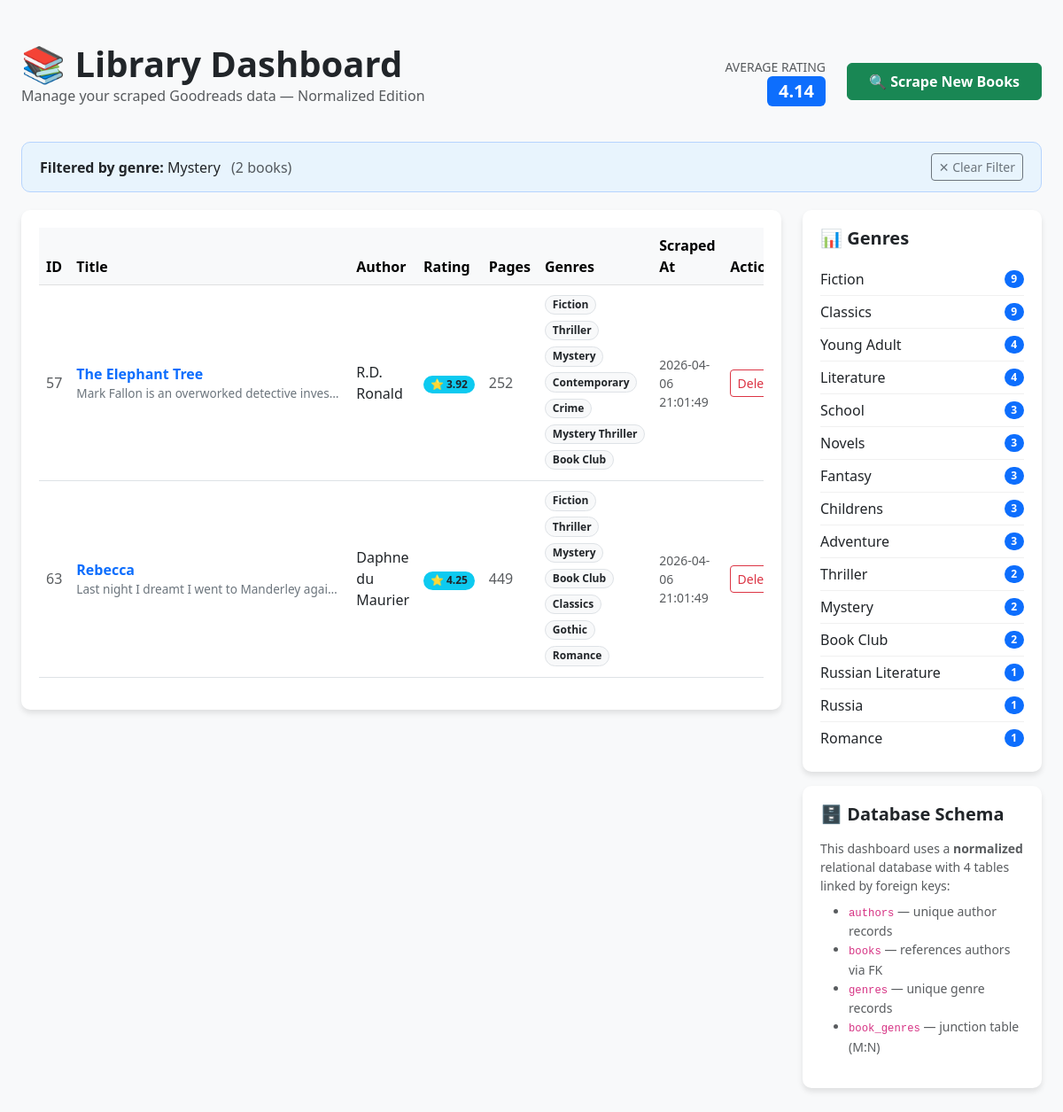
The app's page /genre/Mystery with its own data.
### tables this page shows
CREATE TABLE genres (
            id INTEGER PRIMARY KEY AUTOINCREMENT,
            name TEXT NOT NULL UNIQUE
        );

CREATE TABLE books (
            id INTEGER PRIMARY KEY AUTOINCREMENT,
            title TEXT NOT NULL,
            
            author_id INTEGER NOT NULL,
            -- Instead of storing "Matt Haig" here, we store the NUMBER
            -- that represents Matt Haig in the authors table (e.g., 7).
            -- This is the core idea of normalization.
            
            rating TEXT,
            description TEXT DEFAULT '',
            page_count INTEGER,
            url TEXT UNIQUE,
            scraped_at TIMESTAMP DEFAULT CURRENT_TIMESTAMP,
            
            FOREIGN KEY (author_id) REFERENCES authors(id)
            -- This constraint tells SQLite: "author_id must be a valid
            -- id from the authors table. Don't let me insert garbage."
        );

CREATE TABLE authors (
            id INTEGER PRIMARY KEY AUTOINCREMENT,
            name TEXT NOT NULL UNIQUE
            -- UNIQUE: "Matt Haig" can only appear once in this table.
            -- If we try to INSERT a duplicate, SQLite will reject it
            -- (or we can use INSERT OR IGNORE to silently skip it).
        );

### app.py (the view)
@app.route('/genre/<genre_name>')
def books_by_genre(genre_name):
    books = get_books_by_genre(genre_name)
    avg_rating = get_average_rating()
    genre_stats = get_genre_stats()
    return render_template(
        'index.html',
        books=books,
        avg_rating=avg_rating,
        genre_stats=genre_stats,
        filter_type='genre',
        filter_value=genre_name
    )

### db.py (called while the page is built)
def get_genre_stats(db_name=DB_NAME):
    conn = sqlite3.connect(db_name)
    cursor = conn.cursor()
    cursor.execute('''
        SELECT g.name, COUNT(*) as book_count
        FROM genres g
        JOIN book_genres bg ON g.id = bg.genre_id
        GROUP BY g.name
        ORDER BY book_count DESC
    ''')
    stats = cursor.fetchall()
    conn.close()
    return stats

def get_average_rating(db_name=DB_NAME):
    conn = sqlite3.connect(db_name)
    cursor = conn.cursor()
    cursor.execute(
        'SELECT AVG(CAST(rating AS FLOAT)) FROM books WHERE rating != "N/A"'
    )
    result = cursor.fetchone()
    conn.close()
    return result[0] if result[0] else 0

### templates/index.html (shortened to what this page needs)
<!DOCTYPE html>
<html lang="en">
<head>
    <link href="https://cdn.jsdelivr.net/npm/bootstrap@5.3.0/dist/css/bootstrap.min.css" rel="stylesheet">
</head>
<body>
    <div class="container-fluid py-5 px-4">
        <div class="d-flex justify-content-between align-items-center mb-4">
            <div>
                <h1 class="fw-bold text-dark m-0">📚 Library Dashboard</h1>
                <p class="text-muted">Manage your scraped Goodreads data — Normalized Edition</p>
            </div>
            <div class="d-flex align-items-center">
                <div class="me-4 text-end">
                    <span class="text-muted small d-block">AVERAGE RATING</span>
                    <span class="badge bg-primary fs-5">{{ "%.2f"|format(avg_rating) }}</span>
                </div>
                <form action="{{ url_for('run_scraper') }}" method="POST">
                    <button type="submit" class="btn btn-success px-4 py-2 fw-bold">
                        🔍 Scrape New Books
                    </button>
                </form>
            </div>
        </div>
        {% if filter_type %}
        <div class="active-filter d-flex justify-content-between align-items-center">
            <div>
                <strong>Filtered by {{ filter_type }}:</strong> {{ filter_value }}
                <span class="text-muted ms-2">({{ books|length }} books)</span>
            </div>
            <a href="{{ url_for('index') }}" class="btn btn-outline-secondary btn-sm">✕ Clear Filter</a>
        </div>
        {% endif %}
        <div class="row">
            <div class="col-lg-9">
                <div class="table-container">
                    {% if books %}
                    <div class="table-responsive">
                        <table class="table table-hover align-middle">
                            <thead class="table-light">
                                <tr>
                                    <th style="width: 5%">ID</th>
                                    <th style="width: 25%">Title</th>
                                    <th style="width: 12%">Author</th>
                                    <th style="width: 7%">Rating</th>
                                    <th style="width: 7%">Pages</th>
                                    <th style="width: 22%">Genres</th>
                                    <th style="width: 12%">Scraped At</th>
                                    <th style="width: 10%" class="text-center">Actions</th>
                                </tr>
                            </thead>
                            <tbody>
                                {% for book in books %}
                                <tr>
                                    <td class="text-muted">{{ book[0] }}</td>
                                    <td>
                                        <a href="{{ book[4] }}" target="_blank" class="book-title">
                                            {{ book[1] }}
                                        </a>
                                        {% if book[6] %}
                                        <div class="description-preview" title="{{ book[6] }}">
                                            {{ book[6] }}
                                        </div>
                                        {% endif %}
                                    </td>
                                    <td>
                                        <a href="{{ url_for('books_by_author', author_name=book[2]) }}"
                                            class="author-link">
                                            {{ book[2] }}
                                        </a>
                                    </td>
                                    <td>
                                        <span class="badge rounded-pill bg-info text-dark">
                                            ⭐ {{ book[3] }}
                                        </span>
                                    </td>
                                    <td class="text-muted">
                                        {{ book[7] if book[7] else '—' }}
                                    </td>
                                    <td>
                                        {% if book[8] %}
                                        {% for genre in book[8].split(', ') %}
                                        <a href="{{ url_for('books_by_genre', genre_name=genre) }}"
                                            class="badge rounded-pill bg-light text-dark border genre-badge text-decoration-none mb-1">
                                            {{ genre }}
                                        </a>
                                        {% endfor %}
                                        {% else %}
                                        <span class="text-muted small">—</span>
                                        {% endif %}
                                    </td>
                                    <td class="text-muted small">{{ book[5] }}</td>
                                    <td class="text-center">
                                        <form action="{{ url_for('remove_entry', book_id=book[0]) }}" method="POST"
                                            onsubmit="return confirm('Are you sure you want to delete this book?');">
                                            <button type="submit" class="btn btn-outline-danger btn-sm">
                                                Delete
                                            </button>
                                        </form>
                                    </td>
                                </tr>
                                {% endfor %}
                            </tbody>
                        </table>
                    </div>
                    {% else %}
                    <div class="text-center py-5">
                        <h3 class="text-muted">Your library is empty.</h3>
                        <p>Click the green button above to start scraping!</p>
                    </div>
                    {% endif %}
                </div>
            </div>
            <div class="col-lg-3">
                <div class="sidebar-card">
                    <h5 class="fw-bold mb-3">📊 Genres</h5>
                    {% if genre_stats %}
                    <div>
                        {% for genre in genre_stats[:15] %}
                        <a href="{{ url_for('books_by_genre', genre_name=genre[0]) }}" class="genre-list-item">
                            <span>{{ genre[0] }}</span>
                            <span class="badge bg-primary rounded-pill">{{ genre[1] }}</span>
                        </a>
                        {% endfor %}
                    </div>
                    {% else %}
                    <p class="text-muted small">
                        No genres yet. Scrape some books to populate this!
                    </p>
                    {% endif %}
                </div>
                <div class="sidebar-card mt-3">
                    <h5 class="fw-bold mb-3">🗄️ Database Schema</h5>
                    <p class="text-muted small mb-2">
                        This dashboard uses a <strong>normalized</strong> relational database
                        with 4 tables linked by foreign keys:
                    </p>
                    <ul class="small text-muted">
                        <li><code>authors</code> — unique author records</li>
                        <li><code>books</code> — references authors via FK</li>
                        <li><code>genres</code> — unique genre records</li>
                        <li><code>book_genres</code> — junction table (M:N)</li>
                    </ul>
                </div>
            </div>
        </div>
    </div>
</body>
</html>

### templates/index.html (style rules this page uses)
body { background-color: #f8f9fa; }
.table-container { background: white; border-radius: 10px; padding: 20px; box-shadow: 0 4px 6px rgba(0, 0, 0, 0.1); }
.book-title { font-weight: 600; color: #0d6efd; text-decoration: none; }
.genre-badge { font-size: 0.75rem; cursor: pointer; transition: transform 0.15s ease; }
.author-link { color: inherit; text-decoration: none; }
.sidebar-card { background: white; border-radius: 10px; padding: 20px; box-shadow: 0 4px 6px rgba(0, 0, 0, 0.1); }
.genre-list-item { display: flex; justify-content: space-between; align-items: center; padding: 6px 0; border-bottom: 1px solid #f0f0f0; text-decoration: none; color: inherit; }
.genre-list-item:last-child { border-bottom: none; }
.description-preview { font-size: 0.85rem; color: #6c757d; max-width: 300px; white-space: nowrap; overflow: hidden; text-overflow: ellipsis; }
.active-filter { background: #e8f4fd; border: 1px solid #b6d4fe; border-radius: 10px; padding: 12px 20px; margin-bottom: 20px; }

### records on screen
genres: name "Mystery", genre "2"
books: id "57", title "The Elephant Tree", description "Mark Fallon is an overworked detective inves…", name "R.D. Ronald", rating "3.92", page_count "252", scraped_at "2026-04-06 21:01:49"
genres: name "Fiction", genre "9"
genres: name "Thriller", genre "2"
genres: name "Contemporary"
genres: name "Crime"
genres: name "Mystery Thriller"
genres: name "Book Club", genre "2"
books: id "63", title "Rebecca", description "Last night I dreamt I went to Manderley agai…", name "Daphne du Maurier", rating "4.25", page_count "449", scraped_at "2026-04-06 21:01:49"
genres: name "Classics", genre "9"
genres: name "Gothic"
genres: name "Romance", genre "1"
genres: name "Young Adult", genre "4"
genres: name "Literature", genre "4"
genres: name "School", genre "3"
genres: name "Novels", genre "3"
genres: name "Fantasy", genre "3"
genres: name "Childrens", genre "3"
genres: name "Adventure", genre "3"
genres: name "Russian Literature", genre "1"
genres: name "Russia", genre "1"

### other values on screen
{{ "%.2f"|format(avg_rating) }} "4.14"
{{ filter_type }} "genre"
{{ books|length }} "2"
